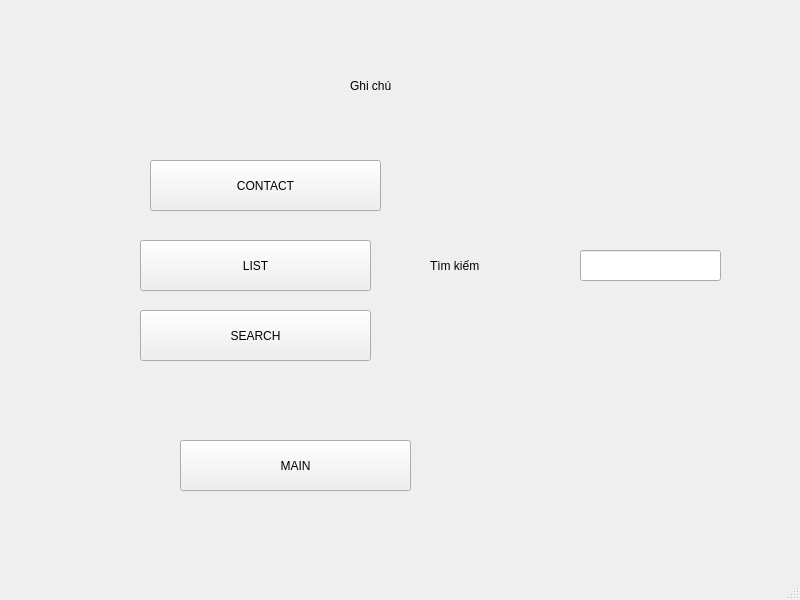
<?xml version="1.0" encoding="UTF-8"?>
<ui version="4.0">
 <class>MainWindow</class>
 <widget class="QMainWindow" name="MainWindow">
  <property name="geometry">
   <rect>
    <x>0</x>
    <y>0</y>
    <width>800</width>
    <height>600</height>
   </rect>
  </property>
  <property name="windowTitle">
   <string>MainWindow</string>
  </property>
  <widget class="QWidget" name="centralwidget">
   <widget class="QLabel" name="label_3">
    <property name="geometry">
     <rect>
      <x>430</x>
      <y>220</y>
      <width>151</width>
      <height>91</height>
     </rect>
    </property>
    <property name="styleSheet">
     <string notr="true">font: 20pt &quot;Times New Roman&quot;;</string>
    </property>
    <property name="text">
     <string>Tìm kiếm</string>
    </property>
   </widget>
   <widget class="QLabel" name="label_10">
    <property name="geometry">
     <rect>
      <x>270</x>
      <y>330</y>
      <width>71</width>
      <height>51</height>
     </rect>
    </property>
    <property name="text">
     <string/>
    </property>
    <property name="pixmap">
     <pixmap>../Downloads/icons8-trash-can-64.png</pixmap>
    </property>
   </widget>
   <widget class="QLabel" name="label_11">
    <property name="geometry">
     <rect>
      <x>350</x>
      <y>40</y>
      <width>181</width>
      <height>91</height>
     </rect>
    </property>
    <property name="styleSheet">
     <string notr="true">font: 30pt &quot;Times New Roman&quot;;</string>
    </property>
    <property name="text">
     <string>Ghi chú</string>
    </property>
   </widget>
   <widget class="QLabel" name="label_7">
    <property name="geometry">
     <rect>
      <x>270</x>
      <y>260</y>
      <width>71</width>
      <height>51</height>
     </rect>
    </property>
    <property name="text">
     <string/>
    </property>
    <property name="pixmap">
     <pixmap>../Downloads/icons8-setting-64.png</pixmap>
    </property>
   </widget>
   <widget class="QLineEdit" name="lineEdit">
    <property name="geometry">
     <rect>
      <x>580</x>
      <y>250</y>
      <width>141</width>
      <height>31</height>
     </rect>
    </property>
   </widget>
   <widget class="QLabel" name="label_2">
    <property name="geometry">
     <rect>
      <x>290</x>
      <y>180</y>
      <width>81</width>
      <height>51</height>
     </rect>
    </property>
    <property name="text">
     <string/>
    </property>
    <property name="pixmap">
     <pixmap>../Downloads/archive_FILL0_wght400_GRAD0_opsz48.png</pixmap>
    </property>
   </widget>
   <widget class="QLabel" name="label_9">
    <property name="geometry">
     <rect>
      <x>290</x>
      <y>300</y>
      <width>55</width>
      <height>16</height>
     </rect>
    </property>
    <property name="text">
     <string/>
    </property>
   </widget>
   <widget class="QPushButton" name="pushButton_7">
    <property name="geometry">
     <rect>
      <x>150</x>
      <y>160</y>
      <width>231</width>
      <height>51</height>
     </rect>
    </property>
    <property name="text">
     <string>CONTACT</string>
    </property>
   </widget>
   <widget class="QPushButton" name="pushButton_3">
    <property name="geometry">
     <rect>
      <x>140</x>
      <y>240</y>
      <width>231</width>
      <height>51</height>
     </rect>
    </property>
    <property name="text">
     <string>LIST</string>
    </property>
   </widget>
   <widget class="QPushButton" name="pushButton_2">
    <property name="geometry">
     <rect>
      <x>140</x>
      <y>310</y>
      <width>231</width>
      <height>51</height>
     </rect>
    </property>
    <property name="text">
     <string>SEARCH</string>
    </property>
   </widget>
   <widget class="QPushButton" name="pushButton_4">
    <property name="geometry">
     <rect>
      <x>180</x>
      <y>440</y>
      <width>231</width>
      <height>51</height>
     </rect>
    </property>
    <property name="text">
     <string>MAIN</string>
    </property>
   </widget>
  </widget>
  <widget class="QMenuBar" name="menubar">
   <property name="geometry">
    <rect>
     <x>0</x>
     <y>0</y>
     <width>800</width>
     <height>26</height>
    </rect>
   </property>
  </widget>
  <widget class="QStatusBar" name="statusbar"/>
 </widget>
 <resources/>
 <connections/>
</ui>
